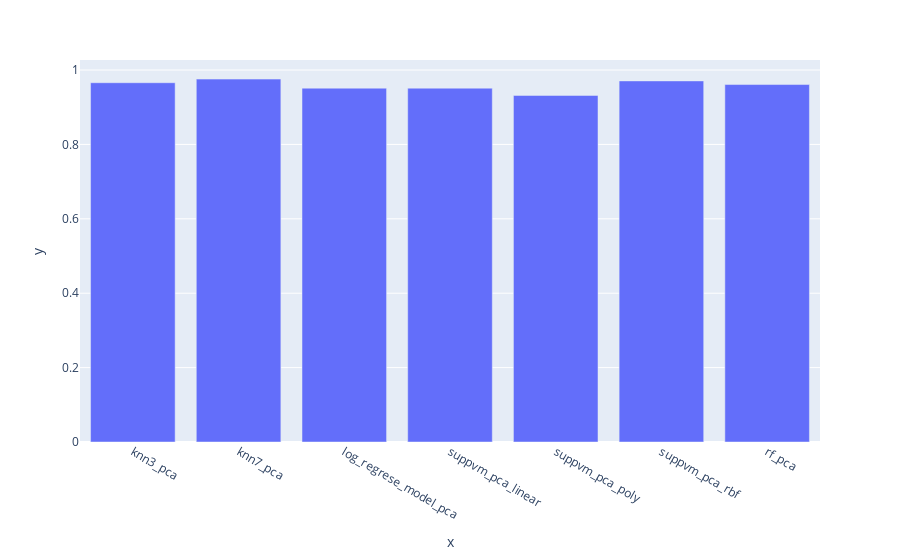

Here is the notebook cell this chart was saved with:
### Code cell
fig = px.bar(x=models_pca, y=models_pca_score)
fig.show()

### Figure 1 — Plotly figure (JSON) as saved in the notebook; plotly's stock layout.template omitted (floating-point values rounded to 4 significant figures)
{"data": [{"alignmentgroup": "True", "hovertemplate": "x=%{x}<br>y=%{y}<extra></extra>", "legendgroup": "", "marker": {"color": "#636efa", "pattern": {"shape": ""}}, "name": "", "offsetgroup": "", "orientation": "v", "showlegend": false, "textposition": "auto", "type": "bar", "x": ["knn3_pca", "knn7_pca", "log_regrese_model_pca", "suppvm_pca_linear", "suppvm_pca_poly", "suppvm_pca_rbf", "rf_pca"], "xaxis": "x", "y": [0.9659, 0.9756, 0.9512, 0.9512, 0.9317, 0.9707, 0.961], "yaxis": "y"}], "layout": {"barmode": "relative", "legend": {"tracegroupgap": 0}, "margin": {"t": 60}, "xaxis": {"anchor": "y", "domain": [0, 1], "title": {"text": "x"}}, "yaxis": {"anchor": "x", "domain": [0, 1], "title": {"text": "y"}}}}
